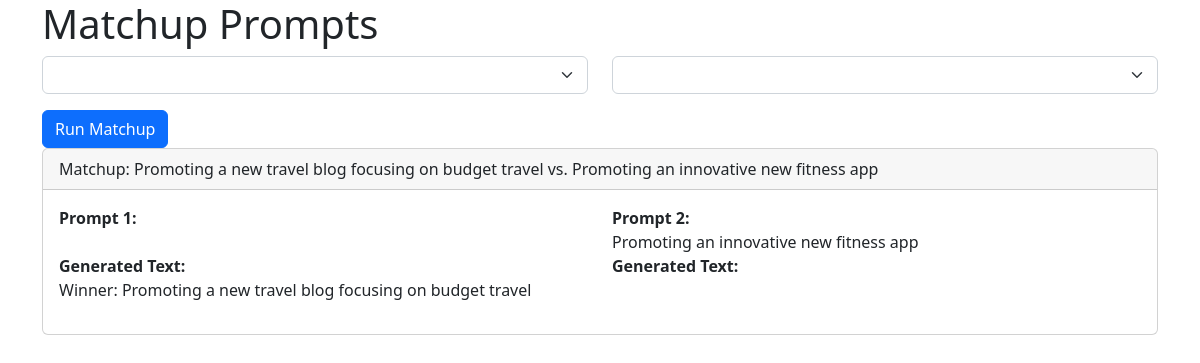
Page /prompts/4/matchup/ on the committed database.
### prompts/models.py (models this page shows)
class Prompt(models.Model):
    text = models.TextField()
    created_at = models.DateTimeField(auto_now_add=True)

### prompts/views.py (the view)
# urls.py: path('prompts/<int:pk>/matchup/', views.prompt_matchup, name='prompt_matchup'),
def prompt_matchup(request, pk):
    try:
        prompt1 = Prompt.objects.get(pk=pk)
    except Prompt.DoesNotExist:
        raise Http404("Prompt does not exist")
    prompt2 = Prompt.objects.filter(pk__gt=pk).order_by('?').first()  # Randomly select a prompt with a higher PK
    winner_prompt = prompt1  # Placeholder for LLM-based winner determination
    update_elo_ratings(prompt1, prompt2, winner_prompt)
    context = {
        'prompt1': prompt1,
        'prompt2': prompt2,
        'winner_prompt': winner_prompt,
    }
    return render(request, 'prompts/matchup.html', context)

### prompts/views.py (called while the page is built)
def update_elo_ratings(prompt1, prompt2, winner_prompt):
    K = 32  # Adjust K-factor as needed (e.g., lower for more established prompts)
    default_elo = 1500  # Example default rating
    prompt1.elo_rating = prompt1.elo_rating if hasattr(prompt1, 'elo_rating') else default_elo
    prompt2.elo_rating = prompt2.elo_rating if hasattr(prompt2, 'elo_rating') else default_elo
    expected_score1 = 1 / (1 + 10**((prompt2.elo_rating - prompt1.elo_rating) / 400))
    expected_score2 = 1 - expected_score1
    new_rating1 = prompt1.elo_rating + K * (1 - expected_score1)
    new_rating2 = prompt2.elo_rating + K * (0 - expected_score2)
    prompt1.elo_rating = new_rating1
    prompt2.elo_rating = new_rating2
    prompt1.save()
    prompt2.save()

### prompts/templates/prompts/matchup.html (shortened to what this page needs)
<!DOCTYPE html>
<html>
<head>
  <link rel="stylesheet" href="https://cdn.jsdelivr.net/npm/bootstrap@5.2.2/dist/css/bootstrap.min.css">
</head>
<body>
  <div class="container">
    <h1>Matchup Prompts</h1>
    <form method="get">
      <div class="row mb-3">
        <div class="col">
          <select class="form-select" id="prompt1" name="prompt1">
          </select>
        </div>
        <div class="col">
          <select class="form-select" id="prompt2" name="prompt2">
          </select>
        </div>
      </div>
      <button type="submit" class="btn btn-primary">Run Matchup</button>
    </form>
    <div class="card mb-3">
        <div class="card-header">
          Matchup: {{ prompt1.text }} vs. {{ prompt2.text }}
        </div>
        <div class="card-body">
          <div class="row">
            <div class="col-6">
              <b>Prompt 1:</b><br>
              {{ prompt1_text }}<br>
              <b>Generated Text:</b><br>
            </div>
            <div class="col-6">
              <b>Prompt 2:</b><br>
              {{ prompt2.text }}<br>
              <b>Generated Text:</b><br>
            </div>
          </div>
          <p class="text-right">Winner: {{ winner_prompt.text }}</p>
        </div>
      </div>
  </div>
</body>
</html>

### rows in the picture
Prompt: text "Promoting a new travel blog focusing on budget travel"
Prompt: text "Promoting an innovative new fitness app"
